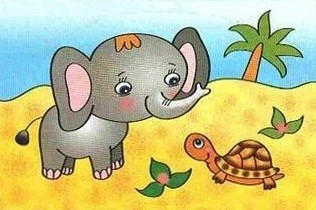
#> input picture Tugas3/img1.jpg, 316 x 210 px
$ python Diff_img.py
#> lines starting #> are read from the running program, lines starting #| are printed output that depends on the picture
import cv2

# Load the two images
img1 = cv2.imread('img1.jpg')
#> img1 is the input picture: shape (210, 316, 3); mean B, G, R 135.5, 192.5, 193.1
img2 = cv2.imread('img2.jpg')
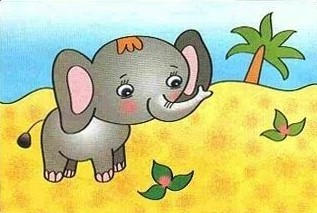
#> input picture Tugas3/img2.jpg, 317 x 213 px
#> img2 is the input picture: shape (213, 317, 3); mean B, G, R 136.6, 200.1, 197.7

# Convert the images to grayscale
gray1 = cv2.cvtColor(img1, cv2.COLOR_BGR2GRAY)
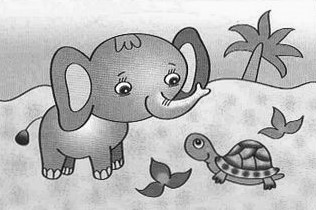
#> gray1: shape (210, 316); min 1, max 255, mean 186.2
gray2 = cv2.cvtColor(img2, cv2.COLOR_BGR2GRAY)
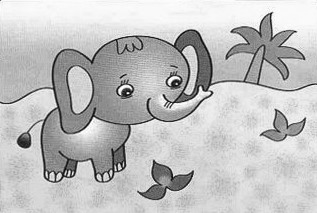
#> gray2: shape (213, 317); min 1, max 255, mean 192.1

# Calculate the absolute difference between the two grayscale images
#> (the run stopped early here; a loop or call above may not have finished)
